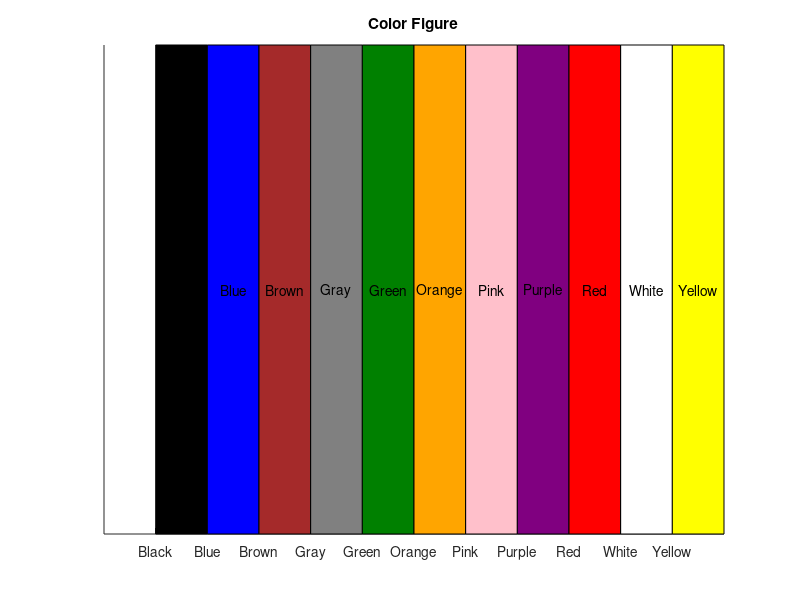
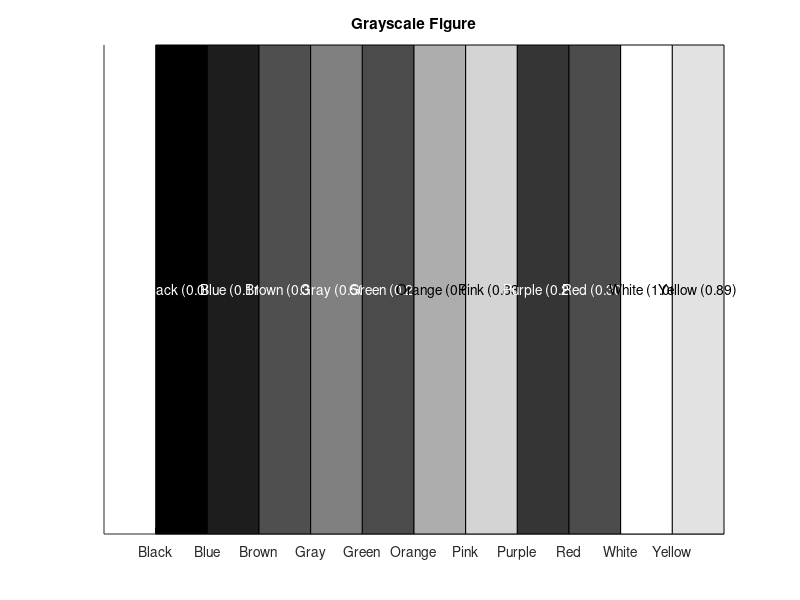

These charts were generated, in order, by the following MATLAB code:
%% This code is for converting rgb color into grayscale
% 2023/06/24 By Zijiang yang

%% Preparework space
clc, clear, close all

%% Calculations
% Define the colors
colors = {'Black', 'Blue', 'Brown', 'Gray', 'Green', 'Orange', 'Pink', 'Purple', 'Red', 'White', 'Yellow'};
rgbValues = [0, 0, 0;        % Black
             0, 0, 255;      % Blue
             165, 42, 42;    % Brown
             128, 128, 128;  % Gray
             0, 128, 0;      % Green
             255, 165, 0;    % Orange
             255, 192, 203;  % Pink
             128, 0, 128;    % Purple
             255, 0, 0;      % Red
             255, 255, 255;  % White
             255, 255, 0];   % Yellow

% Create a figure
figure;

% Generate rectangles with the specified colors
for i = 1:numel(colors)
    rectangle('Position', [i-1, 0, 1, 1], 'FaceColor', rgbValues(i,:) / 255);
    text(i-0.5, 0.5, colors{i}, 'HorizontalAlignment', 'center');
end

% Set the axis limits
axis([-1, numel(colors), 0, 1]);

% Set the axis labels
xticks(0:numel(colors)-1);
xticklabels(colors);
yticks([]);

% Set the figure title
title('Color Figure');

% Save the figure (optional)
% saveas(gcf, 'color_figure.png');

% Convert RGB colors to grayscale
grayscaleValues = 0.2989 * rgbValues(:,1) + 0.5870 * rgbValues(:,2) + 0.1140 * rgbValues(:,3);

% Create a new figure
figure;

% Generate rectangles with the specified grayscale colors
for i = 1:numel(colors)
    rectangle('Position', [i-1, 0, 1, 1], 'FaceColor', [grayscaleValues(i), grayscaleValues(i), grayscaleValues(i)] / 255);
    
    % Choose text color based on grayscale value (closer to black or white)
    if grayscaleValues(i) > 128
        textColor = 'k'; % Black text for lighter background
    else
        textColor = 'w'; % White text for darker background
    end
    
    text(i-0.5, 0.5, sprintf('%s (%.2f)', colors{i}, grayscaleValues(i)/255), 'HorizontalAlignment', 'center', 'Color', textColor);
end

% Set the axis limits
axis([-1, numel(colors), 0, 1]);

% Set the axis labels
xticks(0:numel(colors)-1);
xticklabels(colors);
yticks([]);

% Set the figure title
title('Grayscale Figure');

% Save the figure (optional)
% saveas(gcf, 'grayscale_figure.png');



